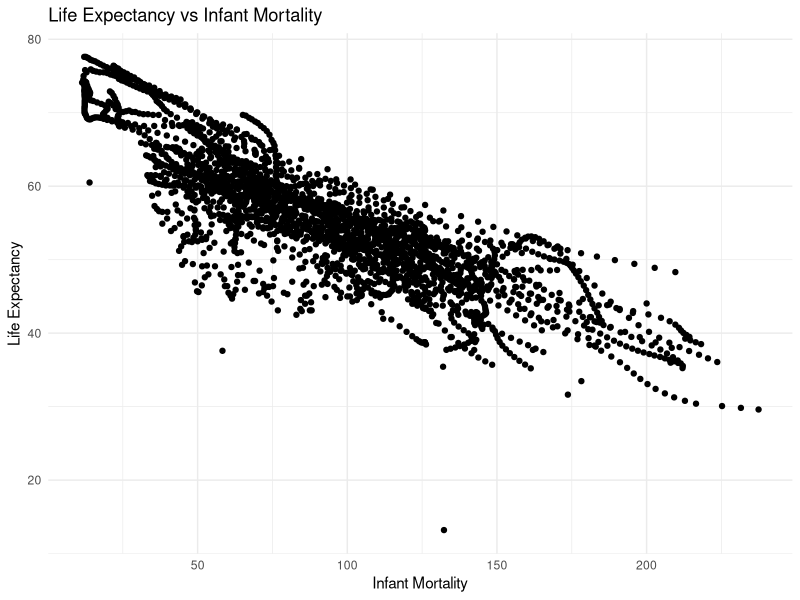
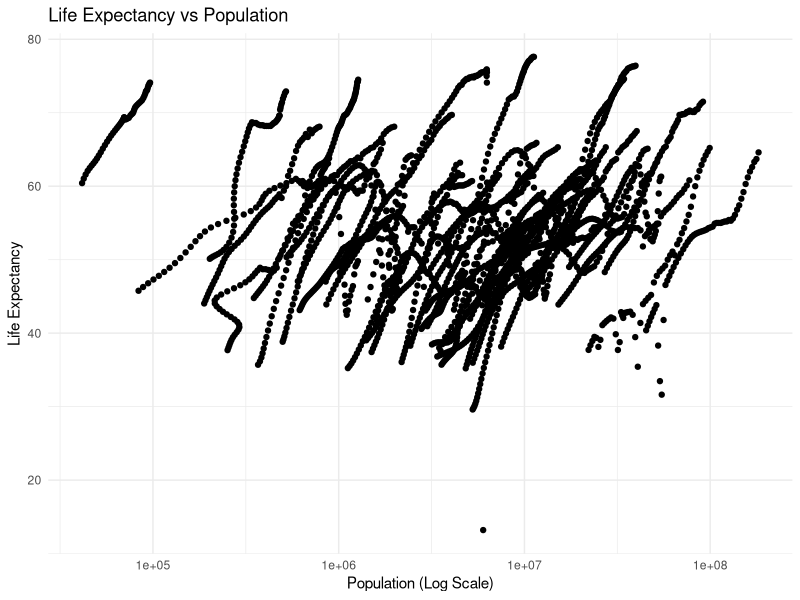

The R source for these figures, in order:
## ---- chunk 1
#load package
library(dslabs)
library(dplyr)
library(ggplot2)
## ---- chunk 2
#help for the gapminder data
help(gapminder)

#examine data structure
str(gapminder)

#summary of data
summary(gapminder)

#examine class
class(gapminder)

## ---- chunk 3
# Create object with African countries only
africadata <- gapminder %>%
  filter(continent == "Africa")

# Create a new object with life expectancy and infant mortality from African data
africa_mort_expect <- africadata %>%
  select(infant_mortality, life_expectancy)
	View(africa_mort_expect)

# View structure and summary of the mortality and life expectancy data
str(africa_mort_expect)
summary(africa_mort_expect)

# Create a new object with population and life expectancy from African data
africa_pop_expect <- africadata %>%
  select(population, life_expectancy)
View(africa_pop_expect)

# View structure and summary of the population and life expectancy data
str(africa_pop_expect)
summary(africa_pop_expect)

## ---- chunk 4
library(ggplot2)

# Plot life expectancy as a function of infant mortality
plot_le_vs_im <- ggplot(africa_mort_expect, aes(x = infant_mortality, y = life_expectancy)) +
  geom_point() +
  theme_minimal() +
  labs(title = "Life Expectancy vs Infant Mortality",
       x = "Infant Mortality",
       y = "Life Expectancy")

plot_le_vs_im

#plot life expectancy vs population with population on a log scale
plot_le_vs_pop_log <- ggplot(africa_pop_expect, aes(x = population, y = life_expectancy)) +
    geom_point() +
    theme_minimal() +
    labs(title = "Life Expectancy vs Population",
         x = "Population (Log Scale)",
         y = "Life Expectancy") +
    scale_x_log10()

plot_le_vs_pop_log
